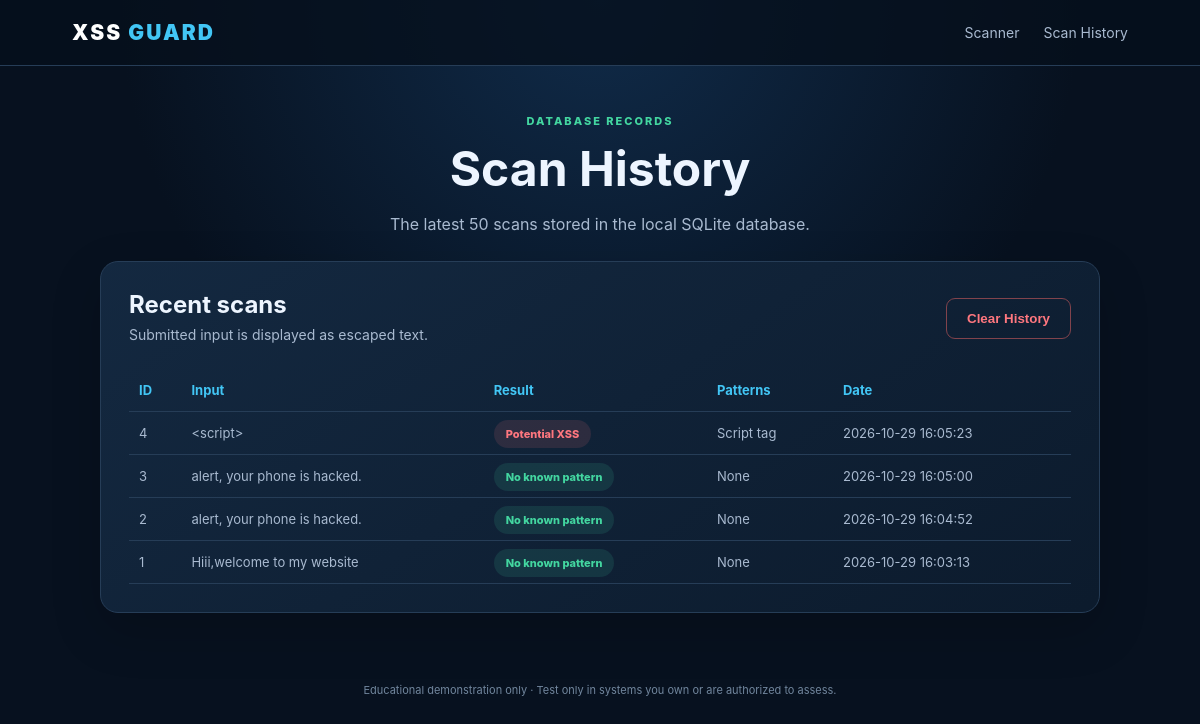
The app's page /history with its own data.
### tables this page shows
CREATE TABLE scans (
                id INTEGER PRIMARY KEY AUTOINCREMENT,
                user_input TEXT NOT NULL,
                status TEXT NOT NULL,
                matched_patterns TEXT NOT NULL,
                scanned_at TEXT NOT NULL DEFAULT CURRENT_TIMESTAMP
            );

### app.py (the view)
@app.route("/history")
def history():
    scans = get_recent_scans()
    return render_template("history.html", scans=scans)

### app.py (called while the page is built)
@app.after_request
def add_security_headers(response):
    response.headers["Content-Security-Policy"] = (
        "default-src 'self'; "
        "script-src 'self'; "
        "style-src 'self'; "
        "img-src 'self' data:; "
        "object-src 'none'; "
        "base-uri 'self'; "
        "frame-ancestors 'none'"
    )
    response.headers["X-Content-Type-Options"] = "nosniff"
    response.headers["X-Frame-Options"] = "DENY"
    response.headers["Referrer-Policy"] = "strict-origin-when-cross-origin"
    return response

### database.py (called while the page is built)
def get_connection():
    connection = sqlite3.connect(DB_PATH)
    connection.row_factory = sqlite3.Row
    return connection

def get_recent_scans(limit=50):
    with get_connection() as connection:
        rows = connection.execute(
            """SELECT id, user_input, status, matched_patterns, scanned_at
               FROM scans ORDER BY id DESC LIMIT ?""",
            (limit,)
        ).fetchall()
    return rows

### templates/history.html (shortened to what this page needs)
{% extends "base.html" %}
{% block content %}
<section class="hero compact">
    <div class="eyebrow">DATABASE RECORDS</div>
    <h1>Scan History</h1>
    <p>The latest 50 scans stored in the local SQLite database.</p>
</section>
<section class="panel">
    <div class="panel-heading">
        <div>
            <h2>Recent scans</h2>
            <p>Submitted input is displayed as escaped text.</p>
        </div>
        {% if scans %}
        <form method="POST" action="{{ url_for('clear_history') }}"
              onsubmit="return confirm('Clear all scan history?');">
            <button class="button-secondary" type="submit">Clear History</button>
        </form>
        {% endif %}
    </div>
    {% if scans %}
    <div class="table-wrap">
        <table>
            <thead>
                <tr><th>ID</th><th>Input</th><th>Result</th><th>Patterns</th><th>Date</th></tr>
            </thead>
            <tbody>
                {% for scan in scans %}
                <tr>
                    <td>{{ scan["id"] }}</td>
                    <td class="input-cell">{{ scan["user_input"] }}</td>
                    <td>
                        {% if "Potential" in scan["status"] %}
                            <span class="status danger">Potential XSS</span>
                        {% else %}
                            <span class="status safe">No known pattern</span>
                        {% endif %}
                    </td>
                    <td>{{ scan["matched_patterns"] }}</td>
                    <td>{{ scan["scanned_at"] }}</td>
                </tr>
                {% endfor %}
            </tbody>
        </table>
    </div>
    {% else %}
        <div class="empty-state">
            <h3>No scans yet</h3>
            <p>Run your first scan to see it recorded here.</p>
            <a class="button-link" href="{{ url_for('home') }}">Go to Scanner</a>
        </div>
    {% endif %}
</section>
{% endblock %}

### templates/base.html (shortened to what this page needs)
<!DOCTYPE html>
<html lang="en">
<head>
    <link rel="stylesheet" href="{{ url_for('static', filename='style.css') }}">
</head>
<body>
    <header class="topbar">
        <a class="brand" href="{{ url_for('home') }}">XSS <span>GUARD</span></a>
        <nav>
            <a href="{{ url_for('home') }}">Scanner</a>
            <a href="{{ url_for('history') }}">Scan History</a>
        </nav>
    </header>
    <main class="page">
        {% block content %}{% endblock %}
    </main>
    <footer>
        Educational demonstration only · Test only in systems you own or are authorized to assess.
    </footer>
</body>
</html>

### static/style.css (style rules this page uses)
:root { --bg: #07111f; --panel: #101f33; --panel-light: #142941; --text: #edf5ff; --muted: #a9bad0; --blue: #42c6f5; --green: #43d6a0; --red: #ff777f; --border: #263d57; }
* { box-sizing: border-box; }
body { margin: 0; background: radial-gradient(circle at top, #102b49 0, var(--bg) 48%); color: var(--text); font-family: Inter, "Segoe UI", Arial, sans-serif; min-height: 100vh; }
.topbar { display: flex; align-items: center; justify-content: space-between; padding: 20px max(6%, calc((100% - 1100px) / 2)); border-bottom: 1px solid var(--border); background: rgba(5, 15, 28, .8); }
.brand { color: white; font-weight: 900; letter-spacing: 2px; text-decoration: none; font-size: 21px; }
.brand span { color: var(--blue); }
nav { display: flex; gap: 24px; }
nav a { color: var(--muted); text-decoration: none; font-size: 14px; }
.page { width: min(100% - 32px, 1000px); margin: 48px auto; }
.hero { text-align: center; margin: 0 auto 32px; max-width: 780px; }
.eyebrow { color: var(--green); font-size: 11px; font-weight: 800; letter-spacing: 2px; }
h1 { font-size: clamp(30px, 5vw, 48px); line-height: 1.12; margin: 14px 0; }
.hero p, .panel-heading p { color: var(--muted); line-height: 1.6; }
.compact { margin-bottom: 24px; }
.panel { background: linear-gradient(145deg, rgba(20, 41, 65, .98), rgba(12, 27, 45, .98)); border: 1px solid var(--border); border-radius: 18px; padding: 28px; margin-bottom: 22px; box-shadow: 0 18px 50px rgba(0,0,0,.18); }
.panel-heading { display: flex; justify-content: space-between; align-items: center; gap: 18px; margin-bottom: 22px; }
.panel-heading h2 { margin: 0 0 5px; }
.panel-heading p { margin: 0; font-size: 14px; }
.tag, .status { border-radius: 30px; padding: 7px 12px; font-size: 11px; font-weight: 800; white-space: nowrap; }
button, .button-link { border: 0; border-radius: 9px; background: linear-gradient(90deg, #168ec7, #27b7dc); color: #041321; font-weight: 800; padding: 12px 20px; cursor: pointer; text-decoration: none; }
.button-secondary { background: transparent; color: var(--red); border: 1px solid #81434c; }
.status.safe { color: var(--green); background: rgba(67,214,160,.12); }
.status.danger { color: var(--red); background: rgba(255,119,127,.12); }
.table-wrap { overflow-x: auto; }
table { border-collapse: collapse; width: 100%; font-size: 13px; }
th, td { text-align: left; padding: 13px 10px; border-bottom: 1px solid var(--border); vertical-align: top; }
th { color: var(--blue); }
td { color: var(--muted); }
.input-cell { max-width: 240px; overflow-wrap: anywhere; }
footer { text-align: center; color: #71869d; font-size: 11px; padding: 22px; }

### records on screen
scans: id "4", user_input "<script>", shows "Potential XSS", matched_patterns "Script tag", scanned_at "2026-10-29 16:05:23"
scans: id "3", user_input "alert, your phone is hacked.", shows "No known pattern", matched_patterns "None", scanned_at "2026-10-29 16:05:00"
scans: id "2", user_input "alert, your phone is hacked.", shows "No known pattern", matched_patterns "None", scanned_at "2026-10-29 16:04:52"
scans: id "1", user_input "Hiii,welcome to my website", shows "No known pattern", matched_patterns "None", scanned_at "2026-10-29 16:03:13"
